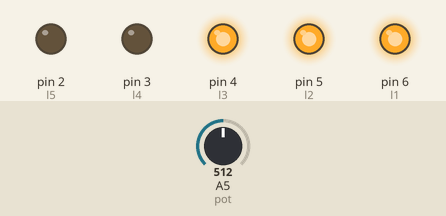
Recording of a sketch running on a simulated Arduino Uno, built with avr-gcc and run on an emulated ATmega328P. Shown: output pins drawn as LEDs (lit = HIGH). Inputs (shaded band) come from the test bench; at power-on: A5 (pot) = 512.

Above: at 1.2 s.
1.3 s: A5 (pot) set to 468
2.8 s: A5 (pot) set to 436
At 3.2 s:
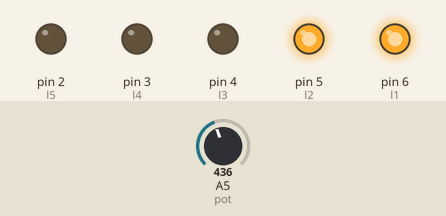
4.3 s: A5 (pot) set to 313
5.8 s: A5 (pot) set to 288
At 6.7 s:
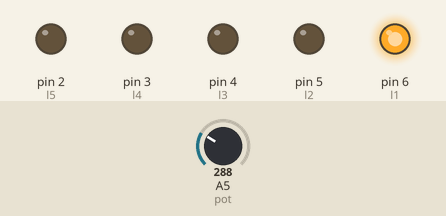
7.3 s: A5 (pot) set to 167
8.8 s: A5 (pot) set to 134
At 10.2 s:
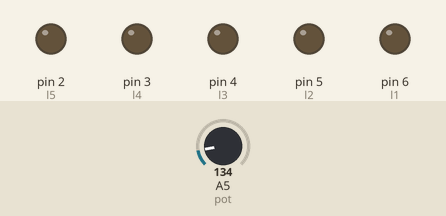
Timing chart, 0 to 11.3 s (numbered marks = the images above; inputs shaded):
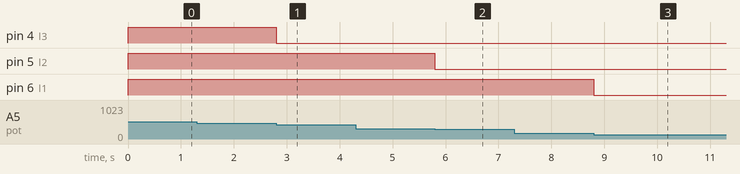

The sketch:

proje9.ino
```cpp
//----------------------------------------
int l1 = 6;
int l2 = 5;
int l3 = 4;
int l4 = 3;
int l5 = 2;
int pot = A5;
//----------------------------------------
//0-150   : xxxxx
//151-300 : 0xxxx
//301-450 : 00xxx
//451-600 : 000xx
//601-750 : 0000x
//751-1023: 00000
//----------------------------------------
void setup()
{
  for(int i = 6; i >= 2; i--)
  {
    pinMode(i, OUTPUT);
    digitalWrite(i, LOW);
  }
}
//----------------------------------------
void loop()
{
  int deger = analogRead(pot);

  if(deger <= 150)
  {
    digitalWrite(l1, LOW);
    digitalWrite(l2, LOW);
    digitalWrite(l3, LOW);
    digitalWrite(l4, LOW);
    digitalWrite(l5, LOW);
  }
  else if(deger <= 300)
  {
    digitalWrite(l1, HIGH);
    digitalWrite(l2, LOW);
    digitalWrite(l3, LOW);
    digitalWrite(l4, LOW);
    digitalWrite(l5, LOW);
  }
  else if(deger <=450)
  {
    digitalWrite(l1, HIGH);
    digitalWrite(l2, HIGH);
    digitalWrite(l3, LOW);
    digitalWrite(l4, LOW);
    digitalWrite(l5, LOW);
  }
  else if(deger <= 600)
  {
    digitalWrite(l1, HIGH);
    digitalWrite(l2, HIGH);
    digitalWrite(l3, HIGH);
    digitalWrite(l4, LOW);
    digitalWrite(l5, LOW);
  }
  else if(deger <=750)
  {
    digitalWrite(l1, HIGH);
    digitalWrite(l2, HIGH);
    digitalWrite(l3, HIGH);
    digitalWrite(l4, HIGH);
    digitalWrite(l5, LOW);
  }
  else
  {
    digitalWrite(l1, HIGH);
    digitalWrite(l2, HIGH);
    digitalWrite(l3, HIGH);
    digitalWrite(l4, HIGH);
    digitalWrite(l5, HIGH);
  }
}
//----------------------------------------
```

Measured:
- the behaviour switches between 451 and 450 on A5 (pot) (found by bisection; images 0 and 1)
- the behaviour switches between 301 and 300 on A5 (pot) (found by bisection; images 1 and 2)
- the behaviour switches between 151 and 150 on A5 (pot) (found by bisection; images 2 and 3)
- after the input at 1.3 s, every drawn part: stays the same
- after the input at 2.8 s, pin 4 (l3): HIGH → LOW at once
- after the input at 4.3 s, every drawn part: stays the same
- after the input at 5.8 s, pin 5 (l2): HIGH → LOW at once
- after the input at 7.3 s, every drawn part: stays the same
- after the input at 8.8 s, pin 6 (l1): HIGH → LOW at once
